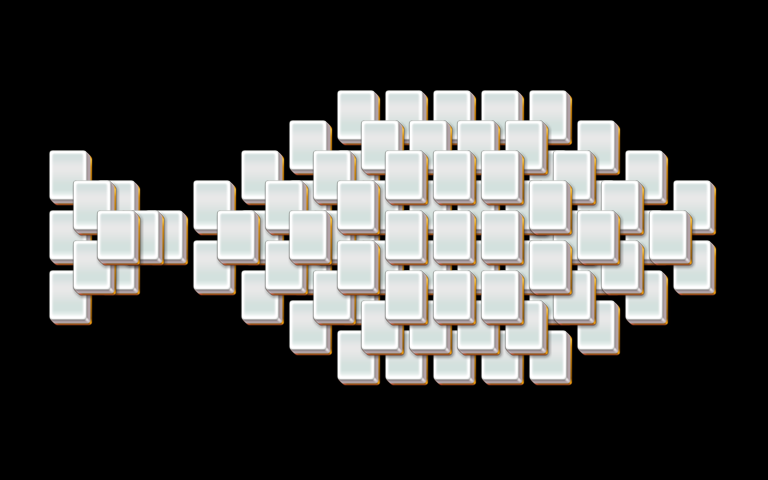

A level layout from a 2D game, rendered from its tile map. Below: a short description, then the map file with tile-grid data replaced by summaries:
An orthogonal 32x16 tile map with 24x30 px tiles, 3 tile layers (layer1, layer2, layer3).

<map version="1.0" orientation="orthogonal" width="32" height="16" tilewidth="24" tileheight="30">
 <properties>
  <property name="species" value="10" />
 </properties>
 <tileset firstgid="1" name="mahjong" tilewidth="48" tileheight="60">
  <image source="mahjong.png" />
 </tileset>
 <layer name="layer1" width="32" height="16">
  <data>[512 cells, 49 non-empty, 1 distinct tile ids]</data>
 </layer>
 <layer name="layer2" width="32" height="16">
  <data>[512 cells, 31 non-empty, 1 distinct tile ids]</data>
 </layer>
 <layer name="layer3" width="32" height="16">
  <data>[512 cells, 16 non-empty, 1 distinct tile ids]</data>
 </layer>
</map>
